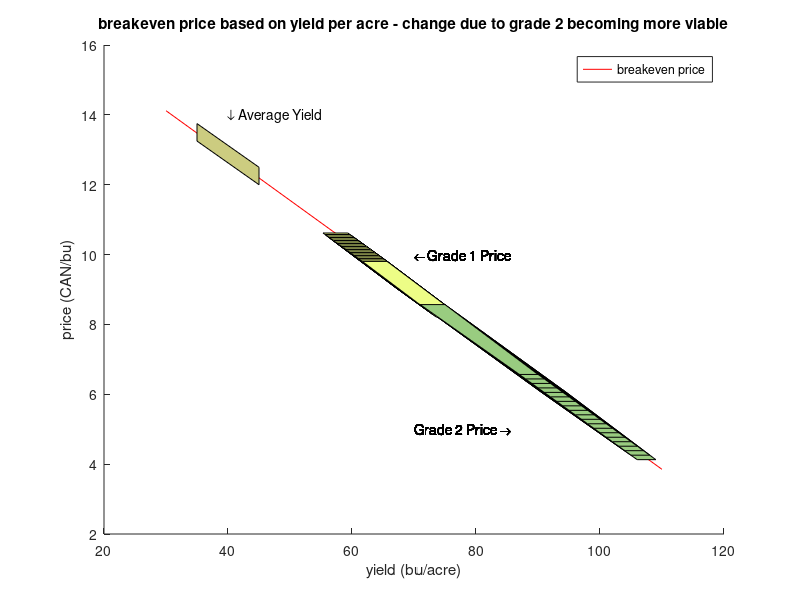

Recreate this plot in MATLAB.
% Creates Plot of costs per acre and revenue per acre
% author: Jean-David Rousseau
% version 1.0
% since July 4th 2019
clear all
close all

estimated_cost_acre = 423.58;


yield_acre = [30 110]; % bushels per acre
price_bushel = [1 12]; % sell price per bushel
breakeven_price = estimated_cost_acre./yield_acre;

grade_1_price = [9.06 10.66]; %y vals
grade_2_price = [4 6]; %y vals

usual_yield = [35 45]; %x vals

figure 
hold on

plot(yield_acre, breakeven_price, 'r');
xlabel('yield (bu/acre)');
ylabel('price (CAN/bu)');
legend('breakeven price');
title('breakeven price based on yield per acre - change due to grade 2 becoming more viable');



%Average Yield
left = usual_yield(1);
right = usual_yield(2);
bottomright = 12;
topright =12.5;
bottomleft = 13.25;
topleft = 13.75;
x = [left left right right];
y = [bottomleft topleft topright bottomright];
fill(x, y, [0.8,0.8, 0.5],'HandleVisibility','off');
txt = '\downarrow Average Yield';
text(40,14,txt)

slope = -0.1284;
for i=1:20
    dx = i;
    dy = i*slope;
    %Grade 1 price highlight
    leftup = 55+dx/3;
    leftdown = 67+dx/3;
    rightup = 59+dx/3;
    rightdown = 71+dx/3;
    bottom = grade_1_price(1)+dy/3;
    top = grade_1_price(2)+dy/3;
    x = [leftdown leftup rightup rightdown];
    y = [bottom top top bottom];
    fill(x, y, [0.9290,0.9940, 0.5250],'HandleVisibility','off')
    txt = '\leftarrow Grade 1 Price';
    text(70,10,txt)

    %Grade 2 price highlight
    leftup = 91-dx;
    leftdown = 107-dx;
    rightup = 95-dx;
    rightdown = 110-dx;
    bottom = grade_2_price(1)-dy;
    top = grade_2_price(2)-dy;
    x = [leftdown leftup rightup rightdown];
    y = [bottom top top bottom];
    fill(x, y, [0.6,0.8, 0.5],'HandleVisibility','off');
    txt = 'Grade 2 Price \rightarrow';
    text(70,5,txt)
    pause(0.1);
end



% Basic Economic Model Based on 
% https://www.gov.mb.ca/agriculture/farm-management/production-economics/pubs/cop-crop-production.pdf
% Gross Revenue = Price per unit x Yield per acre (eg. wheat: $6.75/bu x 55bu/ac = $371.25/ac)
% Net Profit = Gross Revenue - Total Cost (eg. wheat: $371.25 gross revenue - $384.3 total cost = $-13.05 per acre)
% Operating Expense Ratio = (Operating Cost / Gross Revenue) x 100 (eg. wheat: $224.16 operating expense / $384.3 total cost = 60.4%)
% $ Revenue Per $ Cost = Gross Revenue / Total Cost (eg. wheat: $371.25 gross revenue / $384.3 total cost = $0.97)
% Return on Investment (ROI) = (Gross Revenue - Total Cost) / Total Cost (eg. wheat: ($371.25 gross revenue-$384.3 total cost) /$384.3 total cost = -3.4%)
% Estimated Return on Asset (ROA) = (Margin Over Operating - Labour - Machinery Depreciation) / (Land Investment Cost + Machinery Investment Cost)
%  (eg. wheat: ($147.09 margin - $26.40 labour - $66.65 dep.) / ($2950 land cost + $682.20 conv. machinery + $86.00 special crop. mach.) = 1.45%)
% Breakeven Price = Cost / Target Yield (eg. wheat cost $384.30 / 55 bu = $6.99 per bu)
% Breakeven Yield = Cost / Target Price per Unit (eg. wheat cost $384.30 / $6.75 bu = 56.9 bu)
% Breakeven Yield Risk Ratio = (Target Yield per Acre / Breakeven Yield) x 100 (eg. wheat yield 55 bu/ac / 56.9 bu BE = 97 %)
% AgriInsurance Risk Ratio = (AgriInsurance Coverage / Operating Cost) x 100 (eg. wheat coverage $274.00/ac / $224.16 operating expense = 122 %)

% 10.66	9.06 High price/ Low price of grade 1 canola per bushel https://www.saskcropinsurance.com/ci/prices/
% 2018 bushel per acre = 39.8